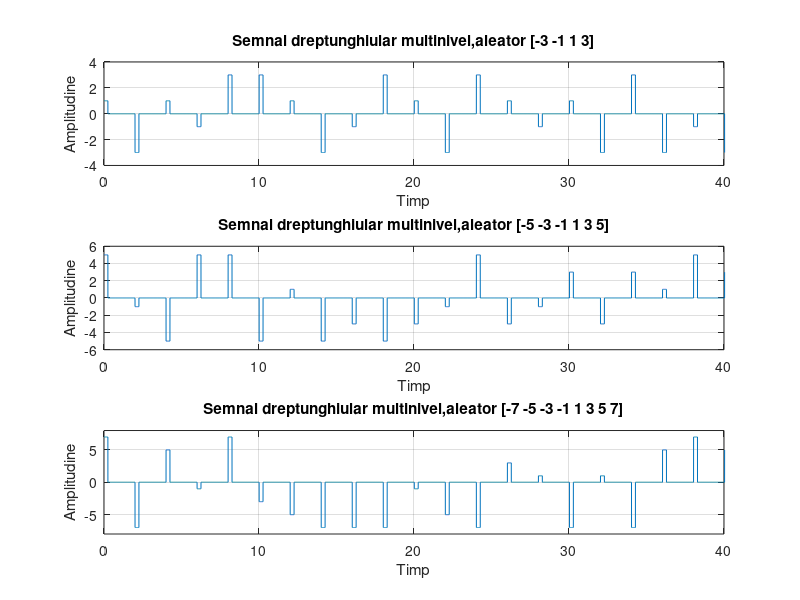

This figure's MATLAB source:
clc;
clear all;

array = [-3, -1, 1, 3];								%initializam un array avand elemente nivelurile la care ajunge graficul
numpulses=50;									%numarul de "pulse-uri"
    Pcell = cell(1,numpulses);							%Pcell returneaza un vector celula de matrici goale
    dt = .002;									%pasul lui t
    for i = 1:numpulses								%parcurgem fiecare puls
        T = 2   ; 								%Perioada							
        W = 0.25; 								%latimea pulse-ului
        t = 0:dt:T;								
       Pcell{i} = randsample(array,1)*(t<=W); 					%returneaza 1 vector celula de matrici goale(asimptota orizontala) 
										%de lungime t<W pana la valoarea t=alpha*W unde 1<=alpha<=n , n natural
										%iar functia randsample returneaza o valoare "1" aleatoare din vectorul "array"
    end										%sfarsit for
     pulse = [Pcell{:}];							%funtia ce afiseaza 1 vector celula de matrici goale pe axa 0X
     t = (0:length(pulse)-1)*dt;						%domeniul lui Pcell unde length(Pcell{:})=10010
     subplot(3,1,1)
     plot(t,pulse) ;								
     ylim([-4 4])
     xlim([0 40])
     xlabel('Timp')
     ylabel('Amplitudine')
     title('Semnal dreptunghiular multinivel,aleator [-3 -1 1 3]')
grid     

 array = [-5, -3, -1, 1, 3, 5];
 numpulses=50;
 Pcell = cell(1,numpulses);
    dt = .002;
    for i = 1:numpulses
        T = 2   ; %duration
        W = 0.25; %pulse width
        t = 0:dt:T;
       Pcell{i} = randsample(array,1)*(t<=W); 
    end
     pulse = [Pcell{:}];
     t = (0:length(pulse)-1)*dt;
     subplot(3,1,2)
     plot(t,pulse) ;
     ylim([-6 6])
     xlim([0 40])
     xlabel('Timp')
     ylabel('Amplitudine')
     title('Semnal dreptunghiular multinivel,aleator [-5 -3 -1 1 3 5]')
grid     

 array = [-7 -5, -3, -1, 1, 3, 5 7];
 numpulses=50;
 Pcell = cell(1,numpulses);
    dt = .002;
    for i = 1:numpulses
        T = 2   ; %duration
        W = 0.25; %pulse width
        t = 0:dt:T;
       Pcell{i} = randsample(array,1)*(t<=W); 
    end
     pulse = [Pcell{:}];
     t = (0:length(pulse)-1)*dt;
     subplot(3,1,3)
     plot(t,pulse) ;
     ylim([-8 8])
     xlim([0 40])
     xlabel('Timp')
     ylabel('Amplitudine')
     title('Semnal dreptunghiular multinivel,aleator [-7 -5 -3 -1 1 3 5 7]')
grid 